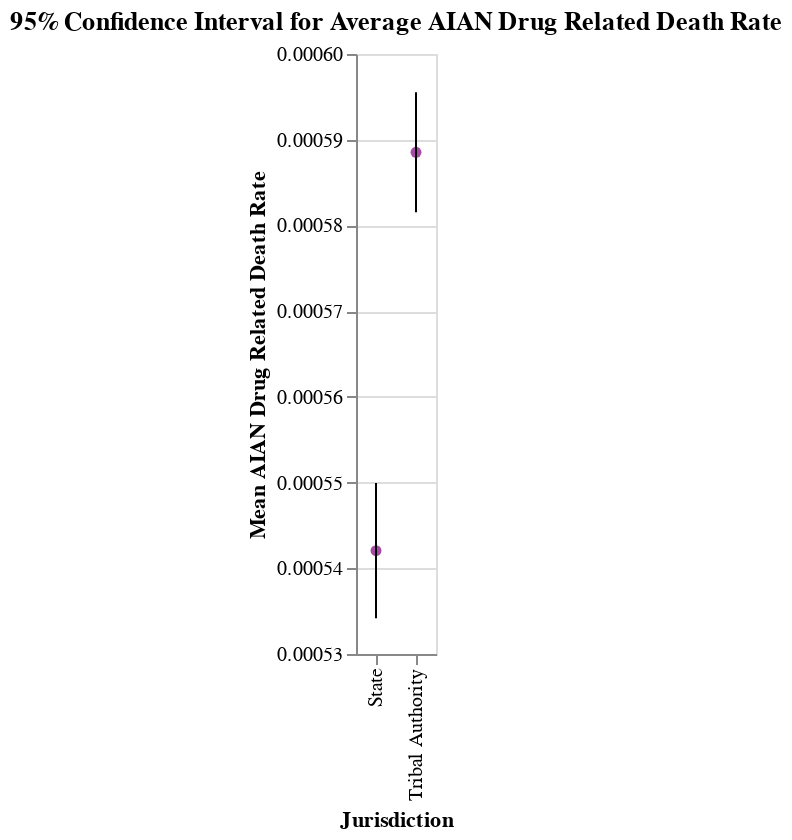

The cell this chart's notebook holds for it:
### Markdown cell above
Breaking out the Drug Related Death Rate over time and splitting up states depending on how
criminal jurisdiction is handled on reservations, no clear trends emerge. It is important to note
that the steady year over year trend that existed when we zoomed out is more irregular at the state level.
Instead many states have a "tipping point" after which the death rate begins to rise more rapidly.

### Code cell
prop_scores = pl.read_csv("data/z_table_states.csv")

def show_z():
    bar = alt.Chart(prop_scores).mark_errorbar().encode(
        alt.Y("CI_upper:Q").scale(zero=False).title(""),
        alt.Y2("CI_lower:Q"),
        alt.X("Jurisdiction:N"),
    )

    point = alt.Chart(prop_scores).mark_point(
        filled=True,
        color="purple"
    ).encode(
        alt.Y("OD_rate_AIAN:Q", title = "Mean AIAN Drug Related Death Rate"),
        alt.X("Jurisdiction:N")
    )

    chart = (point + bar).properties(
        title = "95% Confidence Interval for Average AIAN Drug Related Death Rate"
    )
    return chart

show_z()

### Figure 1 — Vega-Lite specification as saved in the notebook (floating-point values rounded to 4 significant figures)
{"config": {"view": {"continuousWidth": 300, "continuousHeight": 300}}, "layer": [{"mark": {"type": "point", "color": "purple", "filled": true}, "encoding": {"x": {"field": "Jurisdiction", "type": "nominal"}, "y": {"field": "OD_rate_AIAN", "title": "Mean AIAN Drug Related Death Rate", "type": "quantitative"}}}, {"mark": {"type": "errorbar"}, "encoding": {"x": {"field": "Jurisdiction", "type": "nominal"}, "y": {"field": "CI_upper", "scale": {"zero": false}, "title": "", "type": "quantitative"}, "y2": {"field": "CI_lower"}}}], "data": {"name": "data-01e7a7d4f113a01c994c299f498d2a30"}, "title": "95% Confidence Interval for Average AIAN Drug Related Death Rate", "$schema": "https://vega.github.io/schema/vega-lite/v5.20.1.json", "datasets": {"data-01e7a7d4f113a01c994c299f498d2a30": [{"Jurisdiction": "Tribal Authority", "AIAN_deaths": 27160.0, "AIAN_pop": 46147088, "OD_rate_AIAN": 0.0005885, "Standard_Error": 3.57e-06, "CI_lower": 0.0005815, "CI_upper": 0.0005955}, {"Jurisdiction": "State", "AIAN_deaths": 18140.0, "AIAN_pop": 33460190, "OD_rate_AIAN": 0.0005421, "Standard_Error": 4.024e-06, "CI_lower": 0.0005342, "CI_upper": 0.0005499}]}}
